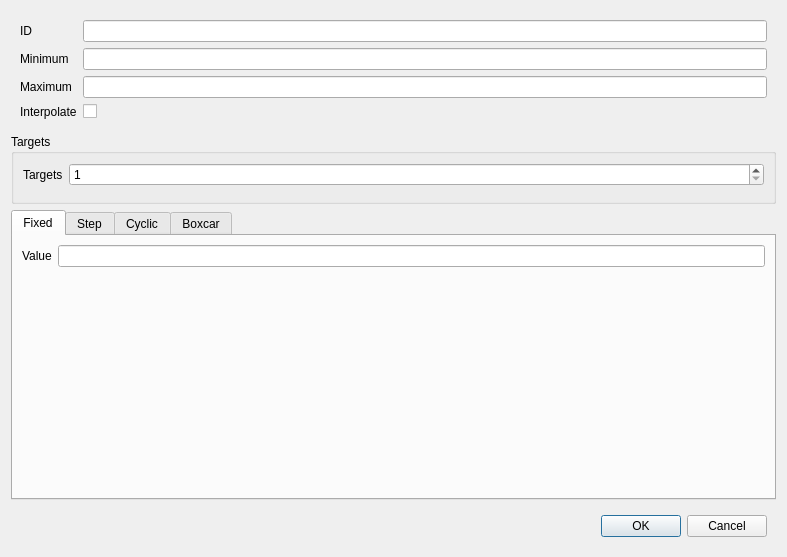
<?xml version="1.0" encoding="UTF-8"?>
<ui version="4.0">
 <class>DialogDrivers</class>
 <widget class="QDialog" name="DialogDrivers">
  <property name="geometry">
   <rect>
    <x>0</x>
    <y>0</y>
    <width>787</width>
    <height>557</height>
   </rect>
  </property>
  <property name="windowTitle">
   <string>Dialog</string>
  </property>
  <layout class="QGridLayout" name="gridLayout_8">
   <item row="0" column="0">
    <widget class="QWidget" name="widget_2" native="true">
     <layout class="QGridLayout" name="gridLayout_3">
      <item row="1" column="0">
       <widget class="QLabel" name="label_3">
        <property name="text">
         <string>Minimum</string>
        </property>
       </widget>
      </item>
      <item row="0" column="1">
       <widget class="LineEditUniqueName" name="lineEditDriverID"/>
      </item>
      <item row="0" column="0">
       <widget class="QLabel" name="label">
        <property name="text">
         <string>ID</string>
        </property>
       </widget>
      </item>
      <item row="2" column="0">
       <widget class="QLabel" name="label_4">
        <property name="text">
         <string>Maximum</string>
        </property>
       </widget>
      </item>
      <item row="3" column="0">
       <widget class="QLabel" name="label_5">
        <property name="text">
         <string>Interpolate</string>
        </property>
       </widget>
      </item>
      <item row="1" column="1">
       <widget class="LineEditDouble" name="lineEditMinimum"/>
      </item>
      <item row="2" column="1">
       <widget class="LineEditDouble" name="lineEditMaximum"/>
      </item>
      <item row="3" column="1">
       <widget class="QCheckBox" name="checkBoxInterpolate">
        <property name="text">
         <string/>
        </property>
       </widget>
      </item>
     </layout>
    </widget>
   </item>
   <item row="1" column="0">
    <widget class="QGroupBox" name="groupBoxTargets">
     <property name="title">
      <string>Targets</string>
     </property>
     <layout class="QGridLayout" name="gridLayout">
      <item row="0" column="0">
       <widget class="QLabel" name="label_2">
        <property name="text">
         <string>Targets</string>
        </property>
       </widget>
      </item>
      <item row="0" column="1">
       <widget class="QSpinBox" name="spinBoxTargets">
        <property name="sizePolicy">
         <sizepolicy hsizetype="MinimumExpanding" vsizetype="Fixed">
          <horstretch>0</horstretch>
          <verstretch>0</verstretch>
         </sizepolicy>
        </property>
        <property name="minimum">
         <number>1</number>
        </property>
        <property name="maximum">
         <number>99999</number>
        </property>
       </widget>
      </item>
      <item row="1" column="0" colspan="2">
       <widget class="QWidget" name="widgetTargetsPlaceholder" native="true"/>
      </item>
     </layout>
    </widget>
   </item>
   <item row="2" column="0">
    <widget class="QTabWidget" name="tabWidget">
     <property name="currentIndex">
      <number>0</number>
     </property>
     <widget class="QWidget" name="tab_3">
      <attribute name="title">
       <string>Fixed</string>
      </attribute>
      <layout class="QGridLayout" name="gridLayout_4">
       <item row="0" column="1">
        <widget class="LineEditDouble" name="lineEditFixedValue"/>
       </item>
       <item row="0" column="0">
        <widget class="QLabel" name="label_6">
         <property name="text">
          <string>Value</string>
         </property>
        </widget>
       </item>
       <item row="1" column="0">
        <spacer name="verticalSpacer">
         <property name="orientation">
          <enum>Qt::Vertical</enum>
         </property>
         <property name="sizeHint" stdset="0">
          <size>
           <width>20</width>
           <height>40</height>
          </size>
         </property>
        </spacer>
       </item>
      </layout>
     </widget>
     <widget class="QWidget" name="tab">
      <attribute name="title">
       <string>Step</string>
      </attribute>
      <layout class="QGridLayout" name="gridLayout_5">
       <item row="0" column="1">
        <widget class="QSpinBox" name="spinBoxSteps">
         <property name="sizePolicy">
          <sizepolicy hsizetype="MinimumExpanding" vsizetype="Fixed">
           <horstretch>0</horstretch>
           <verstretch>0</verstretch>
          </sizepolicy>
         </property>
         <property name="minimum">
          <number>1</number>
         </property>
         <property name="maximum">
          <number>99999</number>
         </property>
        </widget>
       </item>
       <item row="1" column="0" colspan="2">
        <widget class="QTableWidget" name="tableWidgetStep">
         <property name="alternatingRowColors">
          <bool>true</bool>
         </property>
         <property name="rowCount">
          <number>1</number>
         </property>
         <property name="columnCount">
          <number>2</number>
         </property>
         <row/>
         <column/>
         <column/>
        </widget>
       </item>
       <item row="0" column="0">
        <widget class="QLabel" name="label_8">
         <property name="text">
          <string>Steps</string>
         </property>
        </widget>
       </item>
      </layout>
     </widget>
     <widget class="QWidget" name="tab_2">
      <attribute name="title">
       <string>Cyclic</string>
      </attribute>
      <layout class="QGridLayout" name="gridLayout_6">
       <item row="0" column="0">
        <widget class="QLabel" name="label_9">
         <property name="text">
          <string>Steps per cycle</string>
         </property>
        </widget>
       </item>
       <item row="0" column="1">
        <widget class="QSpinBox" name="spinBoxStepsPerCycle">
         <property name="sizePolicy">
          <sizepolicy hsizetype="MinimumExpanding" vsizetype="Fixed">
           <horstretch>0</horstretch>
           <verstretch>0</verstretch>
          </sizepolicy>
         </property>
         <property name="minimum">
          <number>1</number>
         </property>
         <property name="maximum">
          <number>99999</number>
         </property>
        </widget>
       </item>
       <item row="1" column="0" colspan="2">
        <widget class="QTableWidget" name="tableWidgetCyclic">
         <property name="alternatingRowColors">
          <bool>true</bool>
         </property>
         <property name="rowCount">
          <number>1</number>
         </property>
         <property name="columnCount">
          <number>2</number>
         </property>
         <row/>
         <column/>
         <column/>
        </widget>
       </item>
      </layout>
     </widget>
     <widget class="QWidget" name="tab_4">
      <attribute name="title">
       <string>Boxcar</string>
      </attribute>
      <layout class="QGridLayout" name="gridLayout_7">
       <item row="2" column="0" colspan="2">
        <widget class="QWidget" name="widgetBoxcarPlaceholder" native="true"/>
       </item>
       <item row="0" column="0">
        <widget class="QLabel" name="label_7">
         <property name="text">
          <string>Stack Size</string>
         </property>
        </widget>
       </item>
       <item row="0" column="1">
        <widget class="QSpinBox" name="spinBoxBoxcarStackSize">
         <property name="sizePolicy">
          <sizepolicy hsizetype="MinimumExpanding" vsizetype="Fixed">
           <horstretch>0</horstretch>
           <verstretch>0</verstretch>
          </sizepolicy>
         </property>
         <property name="minimum">
          <number>1</number>
         </property>
         <property name="maximum">
          <number>99999</number>
         </property>
        </widget>
       </item>
       <item row="1" column="0">
        <widget class="QLabel" name="label_10">
         <property name="text">
          <string>Cycle Time</string>
         </property>
        </widget>
       </item>
       <item row="1" column="1">
        <widget class="LineEditDouble" name="lineEditBoxcarCycleTime"/>
       </item>
      </layout>
     </widget>
    </widget>
   </item>
   <item row="3" column="0">
    <widget class="QWidget" name="widget" native="true">
     <layout class="QGridLayout" name="gridLayout_2">
      <item row="0" column="0">
       <spacer name="horizontalSpacer">
        <property name="orientation">
         <enum>Qt::Horizontal</enum>
        </property>
        <property name="sizeHint" stdset="0">
         <size>
          <width>586</width>
          <height>20</height>
         </size>
        </property>
       </spacer>
      </item>
      <item row="0" column="1">
       <widget class="QPushButton" name="pushButtonOK">
        <property name="text">
         <string>OK</string>
        </property>
       </widget>
      </item>
      <item row="0" column="2">
       <widget class="QPushButton" name="pushButtonCancel">
        <property name="text">
         <string>Cancel</string>
        </property>
       </widget>
      </item>
     </layout>
    </widget>
   </item>
  </layout>
 </widget>
 <customwidgets>
  <customwidget>
   <class>LineEditUniqueName</class>
   <extends>QLineEdit</extends>
   <header>LineEditUniqueName.h</header>
  </customwidget>
  <customwidget>
   <class>LineEditDouble</class>
   <extends>QLineEdit</extends>
   <header>LineEditDouble.h</header>
  </customwidget>
 </customwidgets>
 <resources/>
 <connections/>
</ui>
